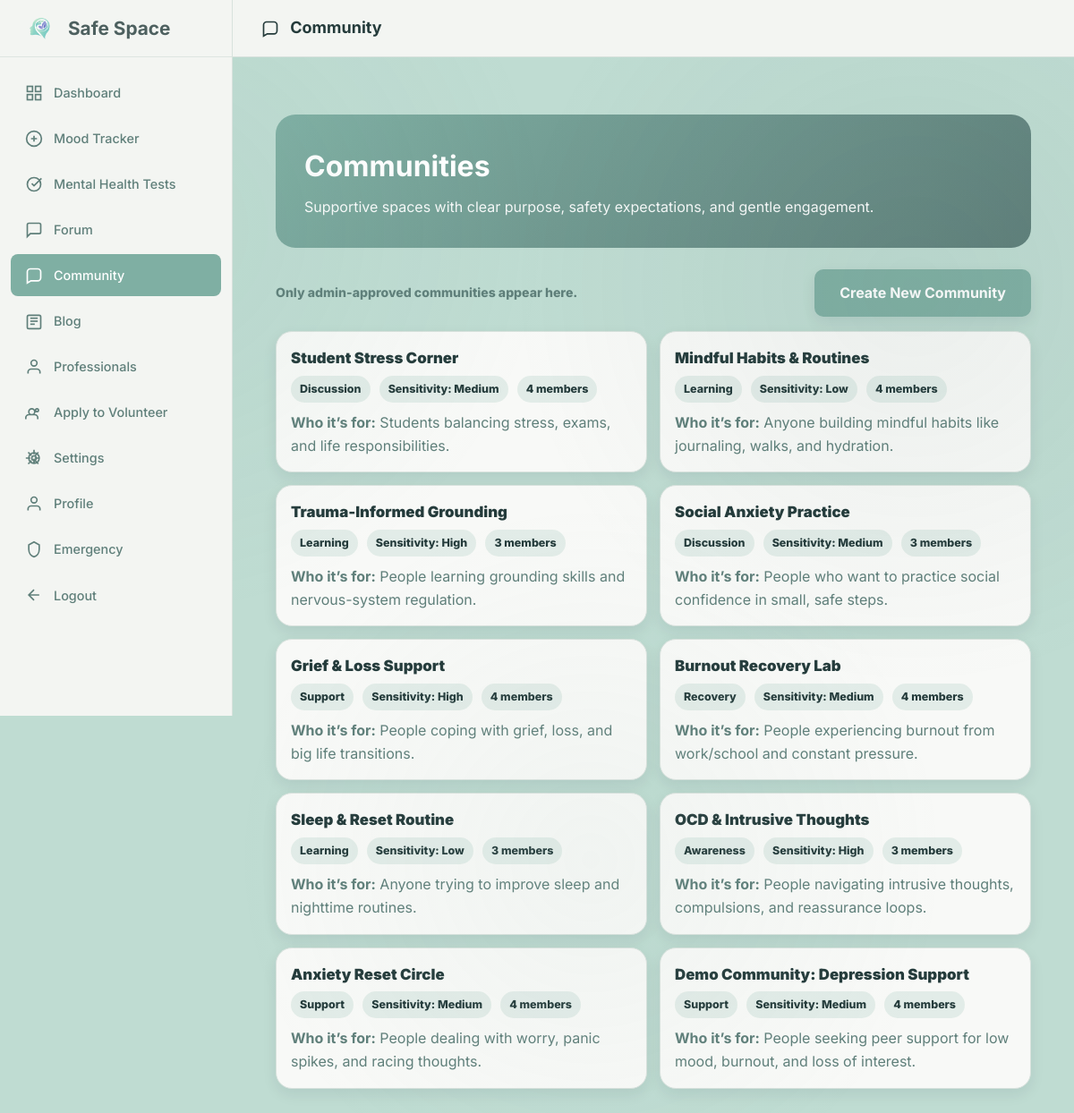
The page /dashboard/community.php (signed in) on the database its author committed.
### tables this page shows
CREATE TABLE communities (
    community_id INT AUTO_INCREMENT PRIMARY KEY,
    creator_user_id INT NOT NULL,
    name VARCHAR(120) NOT NULL,
    focus_tag ENUM('support','awareness','recovery','learning','discussion') NOT NULL DEFAULT 'support',
    sensitivity_level ENUM('low','medium','high') NOT NULL DEFAULT 'medium',
    allow_anonymous_posts BOOLEAN DEFAULT FALSE,
    purpose_who_for TEXT NOT NULL,
    purpose_support_expected TEXT NOT NULL,
    safety_considerations TEXT NULL,
    status ENUM('approved','archived') DEFAULT 'approved',
    created_at TIMESTAMP DEFAULT CURRENT_TIMESTAMP,
    updated_at TIMESTAMP DEFAULT CURRENT_TIMESTAMP ON UPDATE CURRENT_TIMESTAMP,
    FOREIGN KEY (creator_user_id) REFERENCES users(user_id) ON DELETE CASCADE,
    UNIQUE KEY uq_community_name (name),
    INDEX idx_status_created (status, created_at),
    INDEX idx_creator (creator_user_id, created_at)
);

### dashboard/community.php (the view, shortened to what this page needs)
<?php
require_once __DIR__ . '/community/community_lib.php';
$communities = [];
$stmt = $conn->prepare(
    "SELECT c.community_id, c.name, c.focus_tag, c.sensitivity_level, c.allow_anonymous_posts,
            c.purpose_who_for, c.purpose_support_expected, c.created_at,
            (SELECT COUNT(*) FROM community_members m WHERE m.community_id = c.community_id) AS member_count
     FROM communities c
     WHERE c.status = 'approved'
     ORDER BY c.created_at DESC"
);
$stmt->execute();
$res = $stmt->get_result();
while ($row = $res->fetch_assoc()) { $communities[] = $row; }
?>
<!DOCTYPE html>
<html lang="en">
<head>
    <link rel="stylesheet" href="../assets/css/styles.css">
    <link rel="stylesheet" href="includes/dashboard-layout.css">
</head>
<body>
<div class="dashboard-wrapper">
    <?php include 'includes/sidebar.php'; ?>
    <main class="main-content">
        <div class="top-bar">
            <h2 style="margin: 0; font-size: 18px; color: var(--text-primary);">
                <svg viewBox="0 0 24 24" width="20" height="20" fill="none" stroke="currentColor" stroke-width="2" style="display: inline-block; margin-right: 8px; vertical-align: middle;"><path d="M21 15a4 4 0 0 1-4 4H8l-5 3V7a4 4 0 0 1 4-4h10a4 4 0 0 1 4 4z"/></svg>
                Community
            </h2>
        </div>
        <div class="content-area">
            <div class="wrap">
                <div class="hero">
                    <h1 style="margin:0 0 8px; font-size: 2rem;">Communities</h1>
                    <p style="margin:0; opacity: 0.92;">Supportive spaces with clear purpose, safety expectations, and gentle engagement.</p>
                </div>
                <div class="actions">
                    <div class="small" style="color: var(--text-secondary); font-weight: 800;">Only admin-approved communities appear here.</div>
                    <a class="btn btn-primary" href="community_create.php">Create New Community</a>
                </div>
                <?php if (empty($communities)): ?>
                    <div class="card">
                        <strong>No approved communities yet.</strong>
                        <div class="meta">You can request one using “Create New Community”.</div>
                    </div>
                <?php else: ?>
                    <div class="grid">
                        <?php foreach ($communities as $c): ?>
                            <a class="card card-link" href="community_view.php?community_id=<?php echo (int)$c['community_id']; ?>">
                                <div class="row">
                                    <div>
                                        <h3 class="title"><?php echo htmlspecialchars($c['name']); ?></h3>
                                        <div class="meta">
                                            <span class="badge"><?php echo htmlspecialchars(ucfirst($c['focus_tag'])); ?></span>
                                            <span class="badge">Sensitivity: <?php echo htmlspecialchars(ucfirst($c['sensitivity_level'])); ?></span>
                                            <span class="badge"><?php echo ((int)($c['member_count'] ?? 0)); ?> members</span>
                                        </div>
                                    </div>
                                </div>
                                <p class="desc">
                                    <strong>Who it’s for:</strong> <?php echo nl2br(htmlspecialchars(mb_strimwidth((string)$c['purpose_who_for'], 0, 150, '…'))); ?>
                                </p>
                            </a>
                        <?php endforeach; ?>
                    </div>
                <?php endif; ?>
            </div>
        </div>
    </main>
</div>
</body>
</html>

### assets/css/styles.css (style rules this page uses)
:root { --bg-page: #BFDCD2; --bg-primary: #BFDCD2; --bg-surface: #F3F5F2; --bg-card: #F8F9F7; --accent-primary: #7FAFA3; --accent-soft: #9FBFB6; --border-soft: #D8E2DD; --primary-color: #7FAFA3; --primary-dark: #6A9A8E; --primary-light: #9FBFB6; --secondary-color: #5F7F7A; --accent-color: #9FBFB6; --accent-warm: #7FAFA3; --white: #F8F9F7; --light-bg: #F3F5F2; --light-gray: #D8E2DD; --medium-gray: #5F7F7A; --dark-gray: #243B3B; --text-primary: #243B3B; --text-secondary: #5F7F7A; --success: #22c55e; --warning: #f59e0b; --error: #ef4444; --info: #3b82f6; --shadow-sm: 0 6px 16px rgba(12, 27, 51, 0.08); --shadow-md: 0 12px 28px rgba(12, 27, 51, 0.12); --shadow-lg: 0 18px 48px rgba(12, 27, 51, 0.18); --shadow-glow: 0 0 24px rgba(20, 184, 166, 0.35); --radius-sm: 10px; --radius-md: 14px; --radius-lg: 22px; --radius-xl: 32px; --transition-fast: 0.18s ease; --transition-normal: 0.3s ease; --transition-slow: 0.5s ease; --spacing-xs: 0.5rem; --spacing-sm: 1rem; --spacing-md: 1.5rem; --spacing-lg: 2rem; --spacing-xl: 3rem; }
* { margin: 0; padding: 0; box-sizing: border-box; }
html { font-size: 16px; scroll-behavior: smooth; }
body { font-family: 'Inter', 'DM Sans', 'Poppins', system-ui, -apple-system, sans-serif; background: var(--bg-primary); color: var(--text-primary); line-height: 1.6; min-height: 100vh; overflow-x: hidden; position: relative; margin: 0; }
body::before { content: ''; position: fixed; top: 0; left: 0; width: 100%; height: 100%; background: radial-gradient(circle at 15% 20%, rgba(127, 175, 163, 0.08), transparent 30%), radial-gradient(circle at 85% 25%, rgba(95, 127, 122, 0.08), transparent 32%), radial-gradient(circle at 55% 75%, rgba(159, 191, 182, 0.08), transparent 34%); pointer-events: none; z-index: 0; }
.btn { display: inline-block; padding: 14px 28px; border: none; border-radius: var(--radius-sm); font-size: 1rem; font-weight: 700; cursor: pointer; transition: all var(--transition-normal); text-align: center; text-decoration: none; font-family: inherit; }
.btn-primary { background: var(--accent-primary); color: #FFFFFF; box-shadow: var(--shadow-sm); }

### dashboard/includes/dashboard-layout.css (style rules this page uses)
.dashboard-wrapper { display: flex; min-height: 100vh; margin: 0; padding: 0; }
.main-content { flex: 1; margin-left: 260px; padding: 0; width: calc(100% - 260px); }
.top-bar { background: var(--bg-surface, #F3F5F2); border-bottom: 1px solid var(--border-soft, #D8E2DD); padding: 0 32px; display: flex; justify-content: space-between; align-items: center; position: sticky; top: 0; z-index: 99; height: 64px; margin: 0; }
.content-area { padding: 2rem; }

### dashboard/community.php (style rules this page uses)
.wrap { max-width: 1200px; margin: 0 auto; padding: 2rem 1rem; }
.hero { background: linear-gradient(135deg, var(--primary-color), var(--secondary-color)); color: #fff; padding: 2rem; border-radius: var(--radius-lg); margin-bottom: 1.5rem; }
.actions { display:flex; justify-content: space-between; align-items:center; gap: 1rem; flex-wrap: wrap; margin-bottom: 1rem; }
.grid { display:grid; grid-template-columns: repeat(auto-fit, minmax(280px, 1fr)); gap: 14px; }
.card { background: var(--bg-card, #F8F9F7); border: 1px solid var(--border-soft, #D8E2DD); border-radius: 18px; padding: 16px; box-shadow: var(--shadow-sm); }
.card-link { display: block; color: inherit; text-decoration: none; }
.meta { color: var(--text-secondary); font-size: 0.92rem; margin-top: 6px; }
.badge { display:inline-block; padding: 5px 10px; border-radius: 999px; background: rgba(127, 175, 163, 0.18); font-weight: 800; font-size: 0.78rem; color: var(--text-primary); margin-right: 6px; }
.row { display:flex; justify-content: space-between; align-items:flex-start; gap: 10px; }
.title { font-size: 1.05rem; font-weight: 900; margin: 0; }
.desc { margin: 10px 0 0; color: var(--text-secondary); }
.small { font-size: 0.88rem; }

### rows shown on the page
communities: name "Student Stress Corner", focus_tag "Discussion", sensitivity_level "Medium", member_count "4", purpose_who_for "Students balancing stress, exams, and life responsibilities."
communities: name "Mindful Habits & Routines", focus_tag "Learning", sensitivity_level "Low", member_count "4", purpose_who_for "Anyone building mindful habits like journaling, walks, and hydration."
communities: name "Trauma-Informed Grounding", focus_tag "Learning", sensitivity_level "High", member_count "3", purpose_who_for "People learning grounding skills and nervous-system regulation."
communities: name "Social Anxiety Practice", focus_tag "Discussion", sensitivity_level "Medium", member_count "3", purpose_who_for "People who want to practice social confidence in small, safe steps."
communities: name "Grief & Loss Support", focus_tag "Support", sensitivity_level "High", member_count "4", purpose_who_for "People coping with grief, loss, and big life transitions."
communities: name "Burnout Recovery Lab", focus_tag "Recovery", sensitivity_level "Medium", member_count "4", purpose_who_for "People experiencing burnout from work/school and constant pressure."
communities: name "Sleep & Reset Routine", focus_tag "Learning", sensitivity_level "Low", member_count "3", purpose_who_for "Anyone trying to improve sleep and nighttime routines."
communities: name "OCD & Intrusive Thoughts", focus_tag "Awareness", sensitivity_level "High", member_count "3", purpose_who_for "People navigating intrusive thoughts, compulsions, and reassurance loops."
communities: name "Anxiety Reset Circle", focus_tag "Support", sensitivity_level "Medium", member_count "4", purpose_who_for "People dealing with worry, panic spikes, and racing thoughts."
communities: name "Demo Community: Depression Support", focus_tag "Support", sensitivity_level "Medium", member_count "4", purpose_who_for "People seeking peer support for low mood, burnout, and loss of interest."
